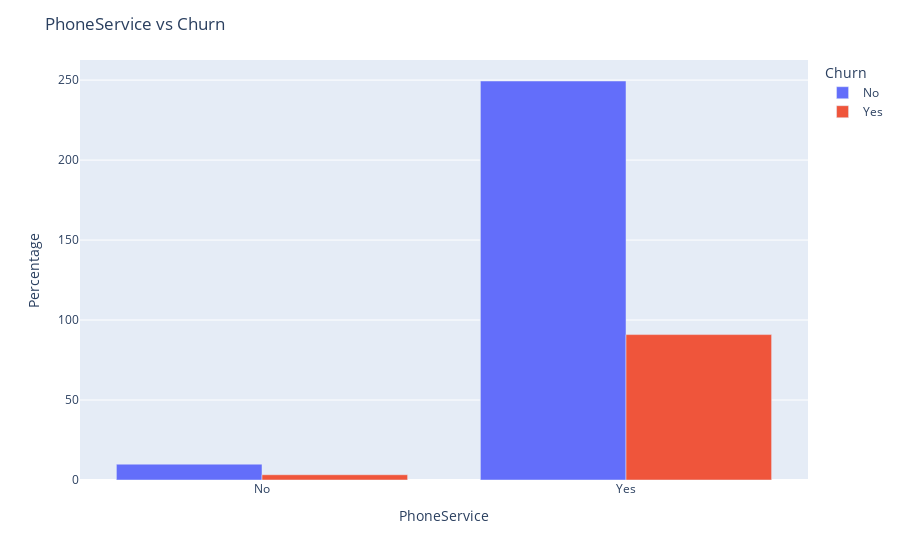
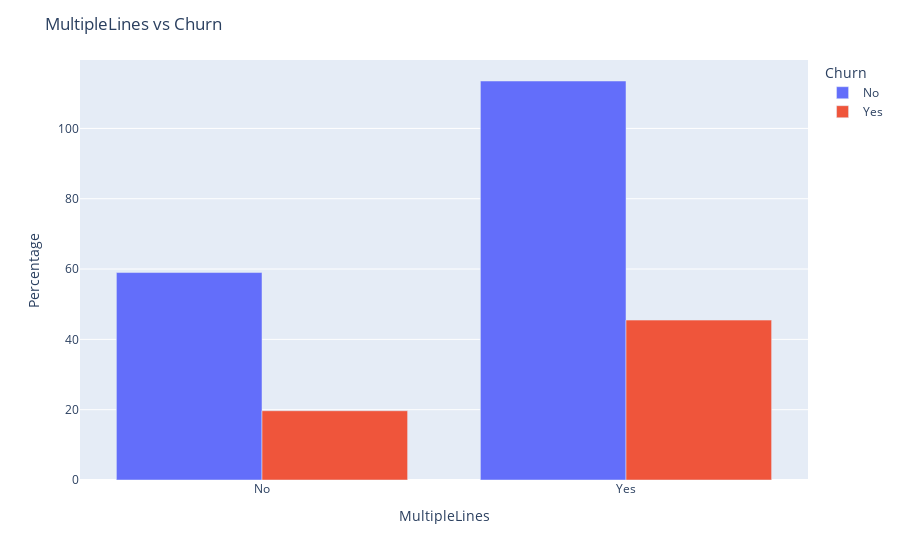
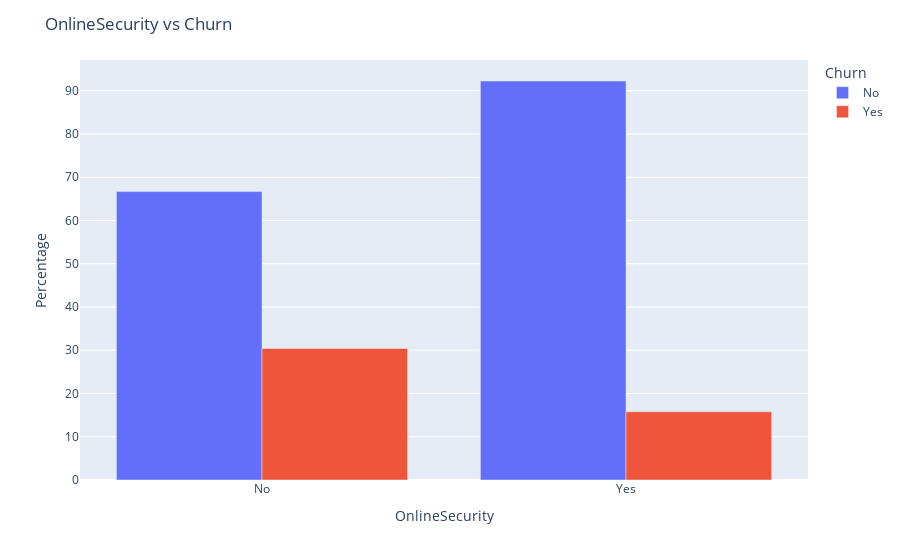

Notebook source saved alongside these figures, in order:
### Code cell
#### The various offered services are plotted below.


# Categorical features
categorical_features = ['PhoneService', 'MultipleLines',  'OnlineSecurity',
                        'OnlineBackup', 'DeviceProtection', 'TechSupport', 'StreamingTV',
                        'StreamingMovies']

for feature in categorical_features:
    feature_counts = df.groupby([feature, 'Churn']).size().unstack()
    feature_counts_percentage = feature_counts.div(feature_counts.sum(axis=0), axis=0) * 100
    fig = px.bar(feature_counts_percentage, barmode='group', labels={'value': 'Percentage', 'Churn': 'Churn'})
    fig.update_layout(title=f'{feature} vs Churn')
    fig.show()

### Figure 1 — Plotly figure (JSON) as saved in the notebook; plotly's stock layout.template omitted (floating-point values rounded to 4 significant figures)
{"data": [{"alignmentgroup": "True", "hovertemplate": "Churn=No<br>PhoneService=%{x}<br>Percentage=%{y}<extra></extra>", "legendgroup": "No", "marker": {"color": "#636efa", "pattern": {"shape": ""}}, "name": "No", "offsetgroup": "No", "orientation": "v", "showlegend": true, "textposition": "auto", "type": "bar", "x": ["No", "Yes"], "xaxis": "x", "y": [9.896, 249.4], "yaxis": "y"}, {"alignmentgroup": "True", "hovertemplate": "Churn=Yes<br>PhoneService=%{x}<br>Percentage=%{y}<extra></extra>", "legendgroup": "Yes", "marker": {"color": "#EF553B", "pattern": {"shape": ""}}, "name": "Yes", "offsetgroup": "Yes", "orientation": "v", "showlegend": true, "textposition": "auto", "type": "bar", "x": ["No", "Yes"], "xaxis": "x", "y": [3.286, 90.9], "yaxis": "y"}], "layout": {"barmode": "group", "legend": {"title": {"text": "Churn"}, "tracegroupgap": 0}, "margin": {"t": 60}, "title": {"text": "PhoneService vs Churn"}, "xaxis": {"anchor": "y", "domain": [0, 1], "title": {"text": "PhoneService"}}, "yaxis": {"anchor": "x", "domain": [0, 1], "title": {"text": "Percentage"}}}}

### Figure 2 — Plotly figure (JSON) as saved in the notebook; plotly's stock layout.template omitted (floating-point values rounded to 4 significant figures)
{"data": [{"alignmentgroup": "True", "hovertemplate": "Churn=No<br>MultipleLines=%{x}<br>Percentage=%{y}<extra></extra>", "legendgroup": "No", "marker": {"color": "#636efa", "pattern": {"shape": ""}}, "name": "No", "offsetgroup": "No", "orientation": "v", "showlegend": true, "textposition": "auto", "type": "bar", "x": ["No", "Yes"], "xaxis": "x", "y": [59.01, 113.5], "yaxis": "y"}, {"alignmentgroup": "True", "hovertemplate": "Churn=Yes<br>MultipleLines=%{x}<br>Percentage=%{y}<extra></extra>", "legendgroup": "Yes", "marker": {"color": "#EF553B", "pattern": {"shape": ""}}, "name": "Yes", "offsetgroup": "Yes", "orientation": "v", "showlegend": true, "textposition": "auto", "type": "bar", "x": ["No", "Yes"], "xaxis": "x", "y": [19.69, 45.48], "yaxis": "y"}], "layout": {"barmode": "group", "legend": {"title": {"text": "Churn"}, "tracegroupgap": 0}, "margin": {"t": 60}, "title": {"text": "MultipleLines vs Churn"}, "xaxis": {"anchor": "y", "domain": [0, 1], "title": {"text": "MultipleLines"}}, "yaxis": {"anchor": "x", "domain": [0, 1], "title": {"text": "Percentage"}}}}

### Figure 3 — Plotly figure (JSON) as saved in the notebook; plotly's stock layout.template omitted (floating-point values rounded to 4 significant figures)
{"data": [{"alignmentgroup": "True", "hovertemplate": "Churn=No<br>OnlineSecurity=%{x}<br>Percentage=%{y}<extra></extra>", "legendgroup": "No", "marker": {"color": "#636efa", "pattern": {"shape": ""}}, "name": "No", "offsetgroup": "No", "orientation": "v", "showlegend": true, "textposition": "auto", "type": "bar", "x": ["No", "Yes"], "xaxis": "x", "y": [66.68, 92.24], "yaxis": "y"}, {"alignmentgroup": "True", "hovertemplate": "Churn=Yes<br>OnlineSecurity=%{x}<br>Percentage=%{y}<extra></extra>", "legendgroup": "Yes", "marker": {"color": "#EF553B", "pattern": {"shape": ""}}, "name": "Yes", "offsetgroup": "Yes", "orientation": "v", "showlegend": true, "textposition": "auto", "type": "bar", "x": ["No", "Yes"], "xaxis": "x", "y": [30.42, 15.78], "yaxis": "y"}], "layout": {"barmode": "group", "legend": {"title": {"text": "Churn"}, "tracegroupgap": 0}, "margin": {"t": 60}, "title": {"text": "OnlineSecurity vs Churn"}, "xaxis": {"anchor": "y", "domain": [0, 1], "title": {"text": "OnlineSecurity"}}, "yaxis": {"anchor": "x", "domain": [0, 1], "title": {"text": "Percentage"}}}}
